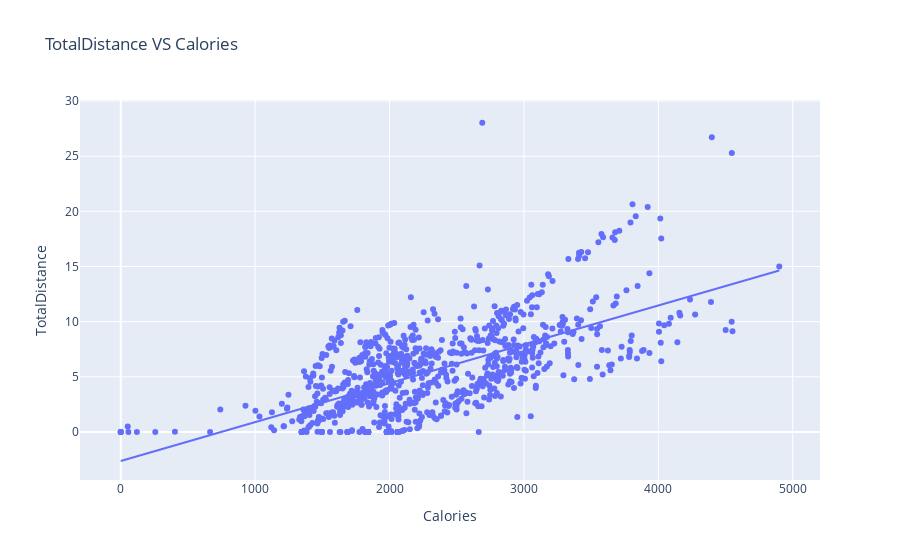

Source (notebook cell):
### Markdown cell above
#### Realtion between Total Distance and Calories Burned.

### Code cell
figure = px.scatter( data_frame = df_copy, x = 'Calories',y = 'TotalDistance',title = "TotalDistance VS Calories",trendline = "ols")
figure.show()

### Figure 1 — Plotly figure (JSON) as saved in the notebook; plotly's stock layout.template omitted (floating-point values rounded to 4 significant figures; data arrays with more than 128 entries replaced by an {"elided": "..."} marker saying what was removed)
{"data": [{"hovertemplate": "Calories=%{x}<br>TotalDistance=%{y}<extra></extra>", "legendgroup": "", "marker": {"color": "#636efa", "symbol": "circle"}, "mode": "markers", "name": "", "orientation": "v", "showlegend": false, "type": "scatter", "x": {"elided": "940 int values"}, "xaxis": "x", "y": {"elided": "940 float values"}, "yaxis": "y"}, {"hovertemplate": "<b>OLS trendline</b><br>TotalDistance = 0.00352456 * Calories + -2.6295<br>R<sup>2</sup>=0.415976<br><br>Calories=%{x}<br>TotalDistance=%{y} <b>(trend)</b><extra></extra>", "legendgroup": "", "marker": {"color": "#636efa", "symbol": "circle"}, "mode": "lines", "name": "", "showlegend": false, "type": "scatter", "x": {"elided": "940 int values"}, "xaxis": "x", "y": {"elided": "940 float values"}, "yaxis": "y"}], "layout": {"legend": {"tracegroupgap": 0}, "title": {"text": "TotalDistance VS Calories"}, "xaxis": {"anchor": "y", "domain": [0, 1], "title": {"text": "Calories"}}, "yaxis": {"anchor": "x", "domain": [0, 1], "title": {"text": "TotalDistance"}}}}
